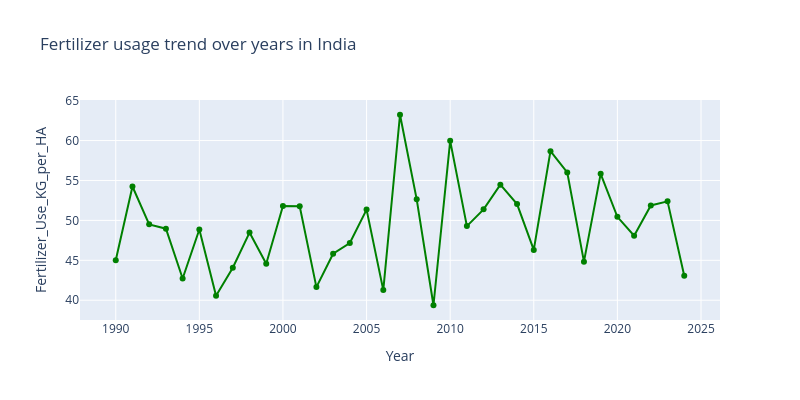

Notebook code cell kept with this figure:
### Code cell
pp = df1.groupby('Year')['Fertilizer_Use_KG_per_HA'].mean().reset_index(name='Fertilizer_Use_KG_per_HA')

fig = px.line(pp,
             x='Year',
             y='Fertilizer_Use_KG_per_HA',
             title="Fertilizer usage trend over years in India",
             color_discrete_sequence=['green'],
             markers=True)
fig.update_layout(
    width=800,
    height=400)
fig.show()

### Figure 1 — Plotly figure (JSON) as saved in the notebook; plotly's stock layout.template omitted (floating-point values rounded to 4 significant figures)
{"data": [{"hovertemplate": "Year=%{x}<br>Fertilizer_Use_KG_per_HA=%{y}<extra></extra>", "legendgroup": "", "line": {"color": "green", "dash": "solid"}, "marker": {"symbol": "circle"}, "mode": "lines+markers", "name": "", "orientation": "v", "showlegend": false, "type": "scatter", "x": ["1990-01-01T00:00:00", "1991-01-01T00:00:00", "1992-01-01T00:00:00", "1993-01-01T00:00:00", "1994-01-01T00:00:00", "1995-01-01T00:00:00", "1996-01-01T00:00:00", "1997-01-01T00:00:00", "1998-01-01T00:00:00", "1999-01-01T00:00:00", "2000-01-01T00:00:00", "2001-01-01T00:00:00", "2002-01-01T00:00:00", "2003-01-01T00:00:00", "2004-01-01T00:00:00", "2005-01-01T00:00:00", "2006-01-01T00:00:00", "2007-01-01T00:00:00", "2008-01-01T00:00:00", "2009-01-01T00:00:00", "2010-01-01T00:00:00", "2011-01-01T00:00:00", "2012-01-01T00:00:00", "2013-01-01T00:00:00", "2014-01-01T00:00:00", "2015-01-01T00:00:00", "2016-01-01T00:00:00", "2017-01-01T00:00:00", "2018-01-01T00:00:00", "2019-01-01T00:00:00", "2020-01-01T00:00:00", "2021-01-01T00:00:00", "2022-01-01T00:00:00", "2023-01-01T00:00:00", "2024-01-01T00:00:00"], "xaxis": "x", "y": [45.01, 54.24, 49.5, 48.96, 42.72, 48.86, 40.56, 44.08, 48.47, 44.58, 51.8, 51.77, 41.64, 45.83, 47.16, 51.35, 41.26, 63.23, 52.64, 39.37, 59.96, 49.28, 51.38, 54.47, 52.04, 46.3, 58.67, 56.01, 44.83, 55.83, 50.44, 48.08, 51.87, 52.38, 43.07], "yaxis": "y"}], "layout": {"height": 400, "legend": {"tracegroupgap": 0}, "title": {"text": "Fertilizer usage trend over years in India"}, "width": 800, "xaxis": {"anchor": "y", "domain": [0, 1], "title": {"text": "Year"}}, "yaxis": {"anchor": "x", "domain": [0, 1], "title": {"text": "Fertilizer_Use_KG_per_HA"}}}}
